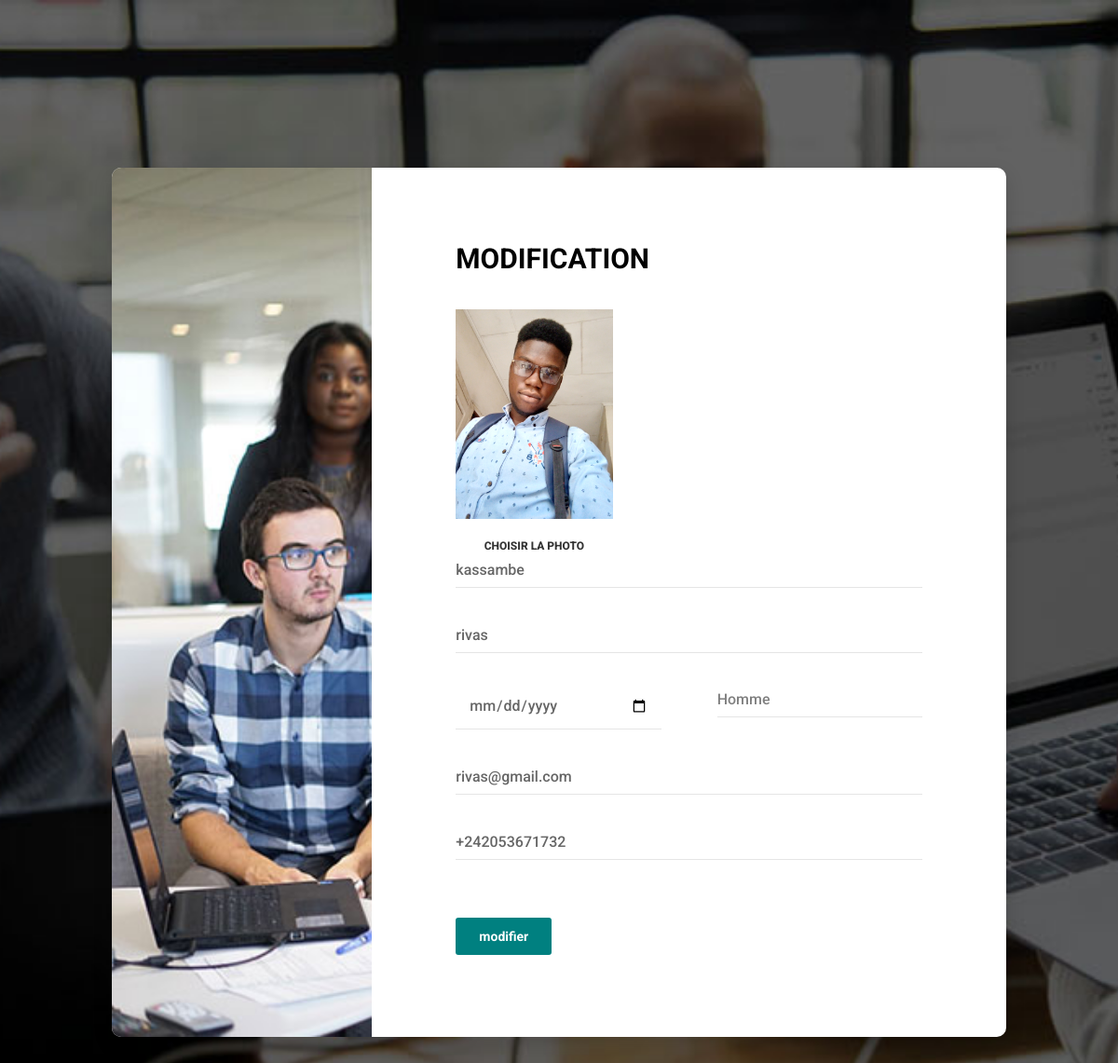
The page /modifier/4 on the database its author committed.
### main/models.py (models this page shows, shortened)
class Utilisateur(models.Model):
    sexe = (
        ('Homme' , 'Homme'),
        ('Femme' , 'Femme'),
        ('Autre' , 'Autre'),
    )
    nom = models.CharField( "nom utilisateur", max_length=50)
    prenom = models.CharField("prénom utilisateur ", max_length=50)
    sexe = models.CharField( "genre utilisateur", max_length=10, choices=sexe)
    date_nais = models.DateField("Date de naissance", auto_now=False, auto_now_add=False)
    email = models.EmailField("Email", max_length=254)
    phone = models.CharField("Téléphone", max_length=50)
    photo = models.ImageField("photo de utilisateur", upload_to="media/")

### main/views.py (the view)
# urls.py: path('modifier/<int:id>', views.modifier, name='modifier'),
def modifier(request, id):
    import base64
    data = request.POST
    photo = request.FILES
    user = Utilisateur.objects.get(id=id)
    if request.method == 'POST':
        user.nom = data.get('nom', user.nom)
        user.prenom = data.get('prenom', user.prenom)
        user.sexe = data.get('sexe', user.sexe)
        user.date_nais = data.get('date', user.date_nais)
        user.email = data.get('email', user.email)
        user.phone = data.get('phone', user.phone)
        user.photo = photo.get('photo', user.photo)
        user.save()
        return redirect(home)
    else :
        mod = True
        return render(request, 'main/enregistrer.html', locals())

### main/templates/main/enregistrer.html (shortened to what this page needs)
{% load static %}
<!DOCTYPE html>
<html lang="fr">
<head>
    <link href="{% static 'css/material-design-iconic-font.min.css' %} " rel="stylesheet" media="all">
    <link href="{% static 'css/font-awesome.min.css' %}" rel="stylesheet" media="all">
    <link href="{% static 'css/select2.min.css' %}" rel="stylesheet" media="all">
    <link href="{% static 'css/daterangepicker.css' %}" rel="stylesheet" media="all">
    <link href="{% static 'css/main.css' %}" rel="stylesheet" media="all">
</head>
<body id="hero">
    {% if mod %}
        <div class="page-wrapper p-t-180 p-b-100 font-robo" >
            <div class="wrapper wrapper--w960">
                <div class="card card-2">
                    <div class="card-heading"></div>
                    <div class="card-body">
                        <h2 class="title">Modification</h2>
                        <form method="POST" action="{% url 'modifier' user.id %}" enctype="multipart/form-data">
                            <div class="form-header">
                                <div class="avartar">
                                    <a href="{{ user.photo.url}}">
                                        <img src="{{user.photo.url}}" alt="">
                                    </a>
                                    <div class="avartar-picker">
                                        <label for="file-1">
                                            <i class="zmdi zmdi-camera"></i>
                                            <span>Choisir la photo</span>
                                        </label>
                                    </div>
                                </div>
                            </div>
                            <div class="input-group">
                                <input class="input--style-2" type="text" placeholder="nom" name="nom" value="{{ user.nom }}" required>
                            </div>
                            <div class="input-group">
                                <input class="input--style-2" type="text" placeholder="prenom" name="prenom" value="{{ user.prenom }}" required>
                            </div>
                            <div class="row row-space">
                                <div class="col-2">
                                    <div class="input-group">
                                        <input class="input--style-2" type="date" placeholder="date de naissance" name="date" value="{{ user.date_nais }}" required>
                                    </div>
                                </div>
                                <div class="col-2">
                                    <div class="input-group">
                                        <div class="rs-select2 js-select-simple select--no-search">
                                        </div>
                                    </div>
                                </div>
                            </div>
                            <div class="input-group">
                                <input class="input--style-2" type="email" placeholder="Adresse email" value="{{ user.email }}" name="email">
                            </div>
                            <div class="input-group">
                                <input class="input--style-2" type="text" placeholder="numero de telephone" name="phone" value="{{ user.phone }}" required>
                            </div>
                            <div class="p-t-30">
                                <button class="btn btn--radius btn--blue" type="submit">modifier</button>
                            </div>
                        </form>
                    </div>
                </div>
            </div>
        </div>
    {% endif %}
</body>
</html>

### main/static/css/main.css (style rules this page uses)
.font-robo { font-family: "Roboto", "Arial", "Helvetica Neue", sans-serif; }
.row { display: -webkit-box; display: -webkit-flex; display: -moz-box; display: -ms-flexbox; display: flex; -webkit-flex-wrap: wrap; -ms-flex-wrap: wrap; flex-wrap: wrap; }
.row-space { -webkit-box-pack: justify; -webkit-justify-content: space-between; -moz-box-pack: justify; -ms-flex-pack: justify; justify-content: space-between; }
.col-2 { width: -webkit-calc((100% - 60px) / 2); width: -moz-calc((100% - 60px) / 2); width: calc((100% - 60px) / 2); }
html { -webkit-box-sizing: border-box; -moz-box-sizing: border-box; box-sizing: border-box; }
* { padding: 0; margin: 0; }
*, *:before, *:after { -webkit-box-sizing: inherit; -moz-box-sizing: inherit; box-sizing: inherit; }
body, h1, h2, h3, h4, h5, h6, blockquote, p, pre, dl, dd, ol, ul, figure, hr, fieldset, legend { margin: 0; padding: 0; }
button { outline: none; background: none; border: none; }
.page-wrapper { min-height: 100vh; }
body { font-family: "Roboto", "Arial", "Helvetica Neue", sans-serif; font-weight: 400; font-size: 14px; }
h1, h2, h3, h4, h5, h6 { font-weight: 400; }
h2 { font-size: 30px; }
#hero { display: table; width: 100%; background: url("../image/6.jpg") top center/cover no-repeat; }
.p-t-180 { padding-top: 180px; }
.p-t-30 { padding-top: 30px; }
.p-b-100 { padding-bottom: 100px; }
.wrapper { margin: 0 auto; }
.wrapper--w960 { max-width: 960px; }
.btn { line-height: 40px; display: inline-block; padding: 0 25px; cursor: pointer; color: #fff; font-family: "Roboto", "Arial", "Helvetica Neue", sans-serif; -webkit-transition: all 0.4s ease; -o-transition: all 0.4s ease; -moz-transition: all 0.4s ease; transition: all 0.4s ease; font-size: 14px; font-weight: 700; }
.btn--radius { -webkit-border-radius: 3px; -moz-border-radius: 3px; border-radius: 3px; }
.btn--blue { background: teal; }
img { max-width: 100%; vertical-align: middle; }
.avartar-picker { padding-left: 15px; margin-top: 20px; }
.avartar-picker label { display: block; cursor: pointer; display: inline-block; color: #333; font-size: 12px; text-transform: uppercase; font-weight: 800; }
.avartar-picker label i { margin-right: 3px; }
.form-header { display: flex; }
.form-header .avartar { width: 33.75%; }
.form-header .avartar a { display: block; }
input[type="date" i] { padding: 14px; }
input { outline: none; margin: 0; border: none; -webkit-box-shadow: none; -moz-box-shadow: none; box-shadow: none; width: 100%; font-size: 14px; font-family: inherit; }
.input-group { position: relative; margin-bottom: 32px; border-bottom: 1px solid #e5e5e5; }
.input--style-2 { padding: 9px 0; color: #666; font-size: 16px; font-weight: 500; }
.title { text-transform: uppercase; font-weight: 700; margin-bottom: 37px; }
.card { overflow: hidden; -webkit-border-radius: 3px; -moz-border-radius: 3px; border-radius: 3px; background: #fff; }
.card-2 { -webkit-box-shadow: 0px 8px 20px 0px rgba(0, 0, 0, 0.15); -moz-box-shadow: 0px 8px 20px 0px rgba(0, 0, 0, 0.15); box-shadow: 0px 8px 20px 0px rgba(0, 0, 0, 0.15); -webkit-border-radius: 10px; -moz-border-radius: 10px; border-radius: 10px; width: 100%; display: table; }
.card-2 .card-heading { background: url("../image/about-img.jpg") top left/cover no-repeat; width: 29.1%; display: table-cell; }
.card-2 .card-body { display: table-cell; padding: 80px 90px; padding-bottom: 88px; }

### rows shown on the page
Utilisateur: photo (picture), nom "kassambe", prenom "rivas", email "rivas@gmail.com", phone "+242053671732"
